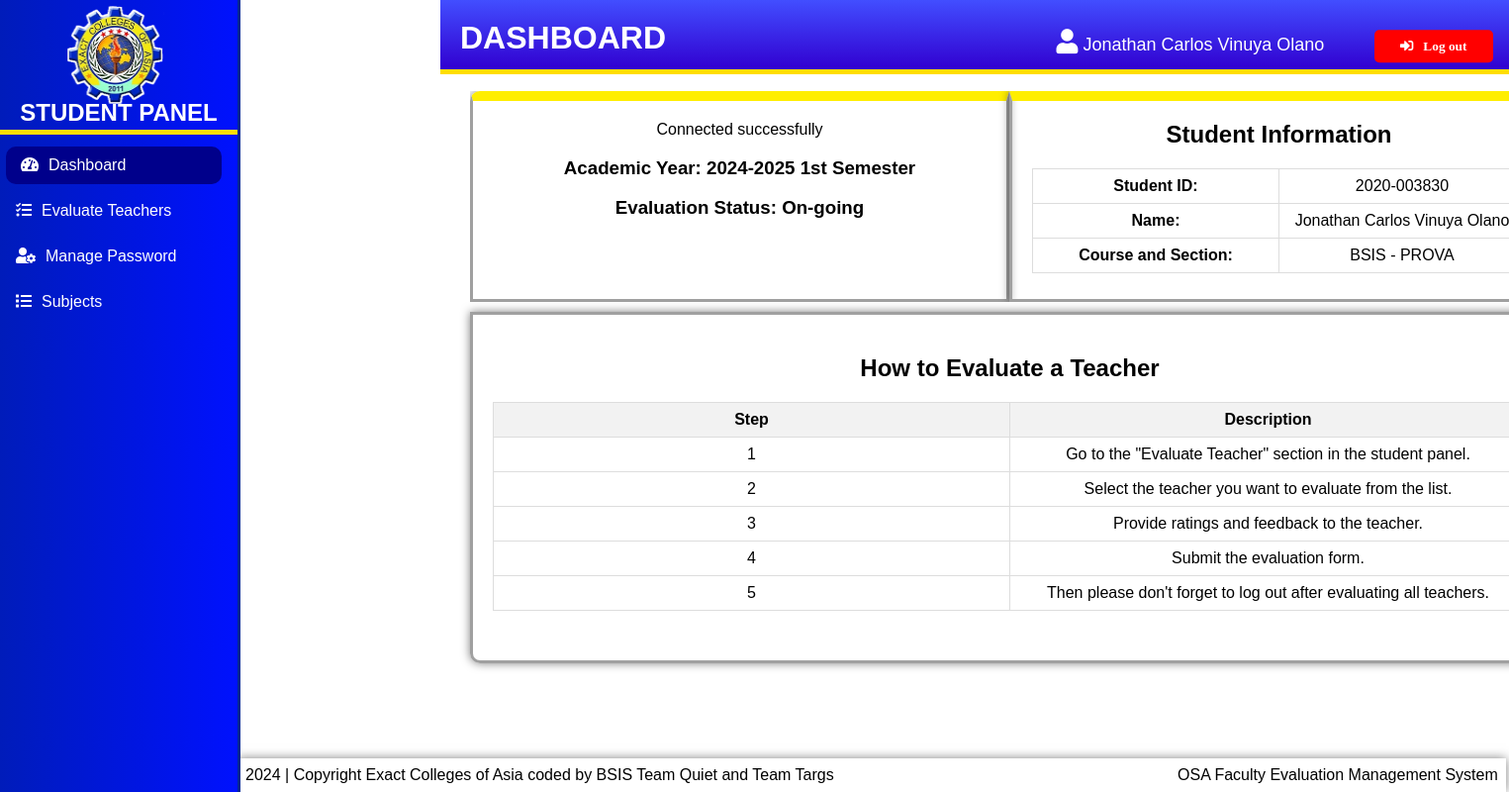
/student/student_dashboard.php (signed in), run on the app's committed database.
### tables this page shows
CREATE TABLE `student_info` (
  `id` int(11) NOT NULL,
  `student_ID` varchar(11) NOT NULL,
  `student_lastName` varchar(30) NOT NULL,
  `student_firstName` varchar(30) NOT NULL,
  `student_middleName` varchar(30) NOT NULL,
  `student_COURSE` varchar(20) DEFAULT NULL,
  `student_SECTION` varchar(20) NOT NULL,
  `student_PASS` varchar(30) NOT NULL
);

CREATE TABLE `academic_list` (
  `id` int(30) NOT NULL,
  `year` text NOT NULL,
  `semester` int(1) NOT NULL,
  `default_select` tinyint(1) NOT NULL,
  `status` int(1) NOT NULL
);

### student/student_dashboard.php (the view, shortened to what this page needs)
<?php
include('../connection.php');
include('../session_detector.php');
?>
<!DOCTYPE html>
<html lang="en">
<head>
  <link rel="stylesheet" href="styles.css">
  <link rel="stylesheet" href="https://cdnjs.cloudflare.com/ajax/libs/font-awesome/5.15.4/css/all.min.css">
</head>
<body>
<?php include 'sidebar.php'; ?>
<div class="content">
  <br>
  <br>
  <h1>DASHBOARD</h1><br><br>
  <div class="flex-container">
  <div class="box-header3">
  <?php
    include('../connection.php');
    $query = "SELECT * FROM academic_list WHERE default_select = 1";
    $result = mysqli_query($connection, $query);
    if ($result && mysqli_num_rows($result) > 0) {
      $academic_year = mysqli_fetch_assoc($result);
      $semester_text = "";
      switch ($academic_year['semester']) {
          case 1:
              $semester_text = "1st";
              break;
      }
      $evaluation_status = "";
      switch ($academic_year['status']) {
        case 2:
          $evaluation_status = "On-going";
          break;
      }
      echo "<h3>Academic Year: {$academic_year['year']} $semester_text Semester</h3>";
      echo "<h3>Evaluation Status: $evaluation_status</h3>";
    } else {
      echo "<h3>No current academic year is selected by the admin<br>Please coordinate with your instructor for more details.</h3>";
    }
    ?>
  </div>
  <div class="box-header2">
  <h2>Student Information</h2>
  <div class="table-container">
    <table class="stud-info">
      <tbody>
        <?php
        if(isset($student)) {
            echo "<tr><td><strong>Student ID:</strong></td><td>{$student['student_ID']}</td></tr>";
            echo "<tr><td><strong>Name:</strong></td><td>{$student['student_firstName']} {$student['student_middleName']} {$student['student_lastName']}</td></tr>";
            echo "<tr><td><strong>Course and Section:</strong></td><td>{$student['student_COURSE']} - {$student['student_SECTION']}</td></tr>";
        }
        ?>
      </tbody>
    </table>
  </div>
  </div>
  </div>
  <div class="box-body">
  <div class="table-container">
  <h2>How to Evaluate a Teacher</h2>
    <table class="eval-info">
      <thead>
        <tr>
          <th>Step</th>
          <th>Description</th>
        </tr>
      </thead>
      <tbody>
        <tr>
          <td>1</td>
          <td>Go to the "Evaluate Teacher" section in the student panel.</td>
        </tr>
        <tr>
          <td>2</td>
          <td>Select the teacher you want to evaluate from the list.</td>
        </tr>
        <tr>
          <td>3</td>
          <td>Provide ratings and feedback to the teacher.</td>
        </tr>
        <tr>
          <td>4</td>
          <td>Submit the evaluation form.</td>
        </tr>
        <tr>
          <td>5</td>
          <td>Then please don't forget to log out after evaluating all teachers.<br></td>
        </tr>
      </tbody>
    </table>
  </div>
  </div>
</div>
</body>
</html>

### student/sidebar.php (shortened to what this page needs)
<body>
<?php
include('../connection.php');
if ($connection) {
    if(isset($_SESSION['student_id'])) {
        $student_ID = $_SESSION['student_id'];
        $query = "SELECT * FROM student_info WHERE student_ID = '$student_ID'";
        $result = mysqli_query($connection, $query);
        if(mysqli_num_rows($result) > 0) {
            $student = mysqli_fetch_assoc($result);
        } else {
            echo "No student found with ID: $student_ID";
            exit();
        }
    } else {
        echo "Student ID not provided.ssss$student_ID";
        exit();
    }
} else {
    echo "Failed to connect to the database.";
    exit();
}
?>
<link rel="stylesheet" href="styles.css">
<link rel="stylesheet" href="https://cdnjs.cloudflare.com/ajax/libs/font-awesome/5.15.4/css/all.min.css">
<div class="sidebar-container">
    <div class="sidebar">
        <img src="../images/exact logo.png" alt="Logo" class="logo">
        <h1 class="admin-title">STUDENT PANEL</h1>
        <ul class="menu"><br><br>
            <li class="dashboard-button"><a href="student_dashboard.php"><i class="fas fa-tachometer-alt"></i>Dashboard</a></li>
            <li class="evaluation-button"><a href="evaluation_menu.php"><i class="fas fas fa-tasks"></i>Evaluate Teachers</a></li>
            <li class="password-button"><a href="manage_password.php"><i class="fas fa-user-cog"></i>Manage Password</a></li>
            <li class="subject-button"><a href="subject_list.php"><i class="fas fas fa-list"></i>Subjects</a></li>
        </ul>
    </div>
</div>
<div class="acc-info">
    <?php
echo "<i class='fas fa-user'></i> </strong></td><td>{$student['student_firstName']} {$student['student_middleName']} {$student['student_lastName']}";
?>
</div>
<section>
    <button class="show-modal"><i class="fa fa-sign-in-alt">&nbsp;&nbsp;&nbsp;Log out</i></button>
</section>
<div class="box-footer">
    <span>2024 | Copyright Exact Colleges of Asia coded by BSIS Team Quiet and Team Targs</span>
    <span>OSA Faculty Evaluation Management System</span>
</div>
</body>

### student/styles.css (style rules this page uses)
body { margin: 0; padding: 0; border: none; outline: none; box-sizing: border-box; font-family: "Poppins", sans-serif; display: flex; }
.sidebar-container { position: fixed; top: 0; left: 0; height: 100vh; width: 240px; background: linear-gradient(to left, rgba(0, 17, 254, 1), rgb(0, 28, 186)); z-index: 1000; pointer-events: all; border-right: 3px solid #002594; }
.sidebar { padding: 16px; color: #ffffff; overflow-y: auto; }
.logo { height: 80px; filter: url(#stroke-filter); }
.menu { list-style: none; padding: 0; }
.menu li { margin-bottom: 8px; }
.menu li a { display: block; padding: 10px 0; color: #fff; text-decoration: none; transition: background-color 0.3s; }
.menu li a i { margin-right: 10px; }
.content { height: 100%; margin-left: 160px; padding: 20px 100px; z-index: 0; }
.admin-title { font-size: 1.5rem; font-weight: bold; margin-bottom: -50px; text-align: center; line-height: 1; position: relative; top: -20px; }
.logo { margin-top: -10px; margin-left: 50px; width: 100px; height: 100px; top: 5%; }
.admin-title::after { content: ""; position: absolute; bottom: -10px; left: 50%; transform: translateX(-50%); width: 240px; height: 5px; background-color: #ffdd00; }
button { background-color: #0055ff; color: rgb(255, 255, 255); padding: 10px 20px; border: none; cursor: pointer; border-radius: 5px; }
ul { list-style-type: none; }
li { margin-bottom: 10px; }
section { position: absolute; height: 100%; width: 100%; background: none; }
.show-modal { position: fixed; z-index: 1001; }
button.show-modal { position: fixed; left: 95%; bottom: 90%; transform: translate(-50%, -50%); width: 120px; background: #ff0000; }
.content h1 { background: linear-gradient(to bottom, rgb(66, 78, 255), rgb(49, 0, 208)); width: 3000px; height: 30px; padding: 20px; position: fixed; margin-top: -30px; margin-left: -30px; color: white; top: 30px; border-bottom: 5px solid #ffdd00; }
table { width: 100%; border-collapse: collapse; margin-bottom: 30px; table-layout: fixed; }
th, td { border: 1px solid #ddd; padding: 8px; text-align: center; }
th { background-color: #f2f2f2; }
.box-body { border-bottom-left-radius: 10px; border-bottom-right-radius: 10px; height: auto; width: 103%; border: 3px solid #a0a0a0; text-align: center; padding: 20px; box-shadow: 0 0 10px rgba(0, 0, 0, 0.5); }
.box-footer { background: white; width: 83%; padding: 8px; position: fixed; color: black; margin-left: 240px; box-shadow: 0 0 10px rgba(0, 0, 0, 0.5); bottom: 0px; z-index: 2; }

### student/student_dashboard.php (style rules this page uses)
.content { margin-right: 0px!important; display:flex; flex-direction: column; height: auto!important; width: 950px!important; }
.dashboard-button { background-color: darkblue; min-width: 120px; margin-right: 0; margin-left: -10px; padding-left: 15px; border-radius: 10px; }
.table-container { margin-top: 10px; }
.eval-info { padding-bottom: 5px; }
table { width: 100%; border-collapse: collapse; }
table .eval-info, th, td { border: 1px solid black; padding: 8px; text-align: center; }
th { background-color: #f2f2f2; }
.box-body { width: 110%!important; margin-bottom: 0px; margin-top: 10px!important; overflow-y: auto; margin-right: -110px; }
.box-header2 { height: 180px!important; width: 600px!important; border-top-right-radius: 10px; border-top-left-radius: 0; text-align: center; padding: 0px 20px 20px 20px; box-shadow: 0 0 10px rgba(0, 0, 0, 0.5); margin-top: 0px; border: 3px solid #a0a0a0; border-top: 10px solid #ffee00; }
.box-header3 { height: 160px!important; width: 600px!important; border-top-right-radius: 0px; border-top-left-radius: 10px; text-align: center; padding: 20px; box-shadow: 0 0 10px rgba(0, 0, 0, 0.5); margin-top: 0px; border: 3px solid #a0a0a0; border-top: 10px solid #ffee00; }
.flex-container { display: flex; height: auto; overflow: hidden; width: 1090px!important; }

### student/sidebar.php (style rules this page uses)
.box-footer { display: flex; justify-content: space-between; align-items: center; }
.box-footer span { text-align: right; }
.acc-info { position: fixed; left: 70%; bottom: 93%; color: white; z-index: 1001; font-size: large; }
.acc-info i { font-size: 25px; }

### data on the page
student_info: student_firstName "Jonathan Carlos", student_middleName "Vinuya", student_lastName "Olano", student_ID "2020-003830", student_COURSE "BSIS", student_SECTION "PROVA"
academic_list: year "2024-2025", semester "1st", status "On-going"
